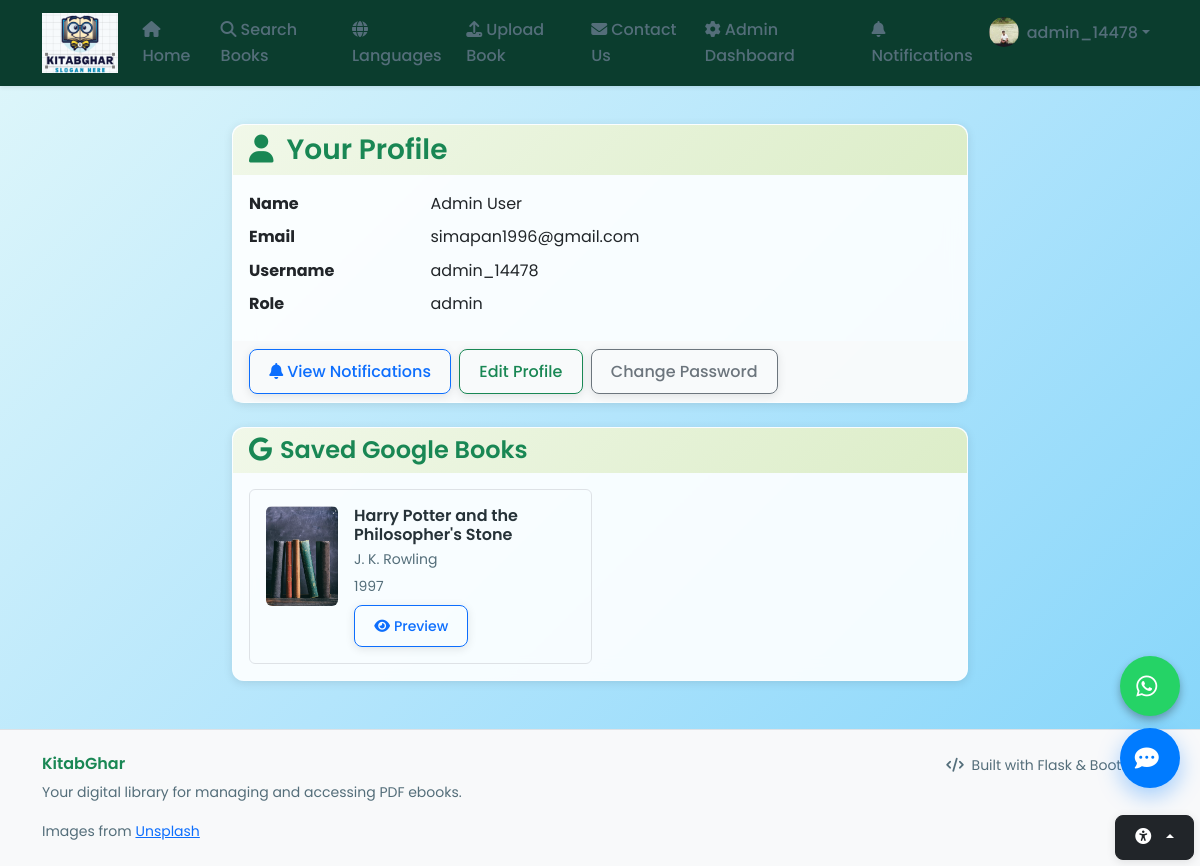
Before: /auth/profile (signed in) with the older database file.
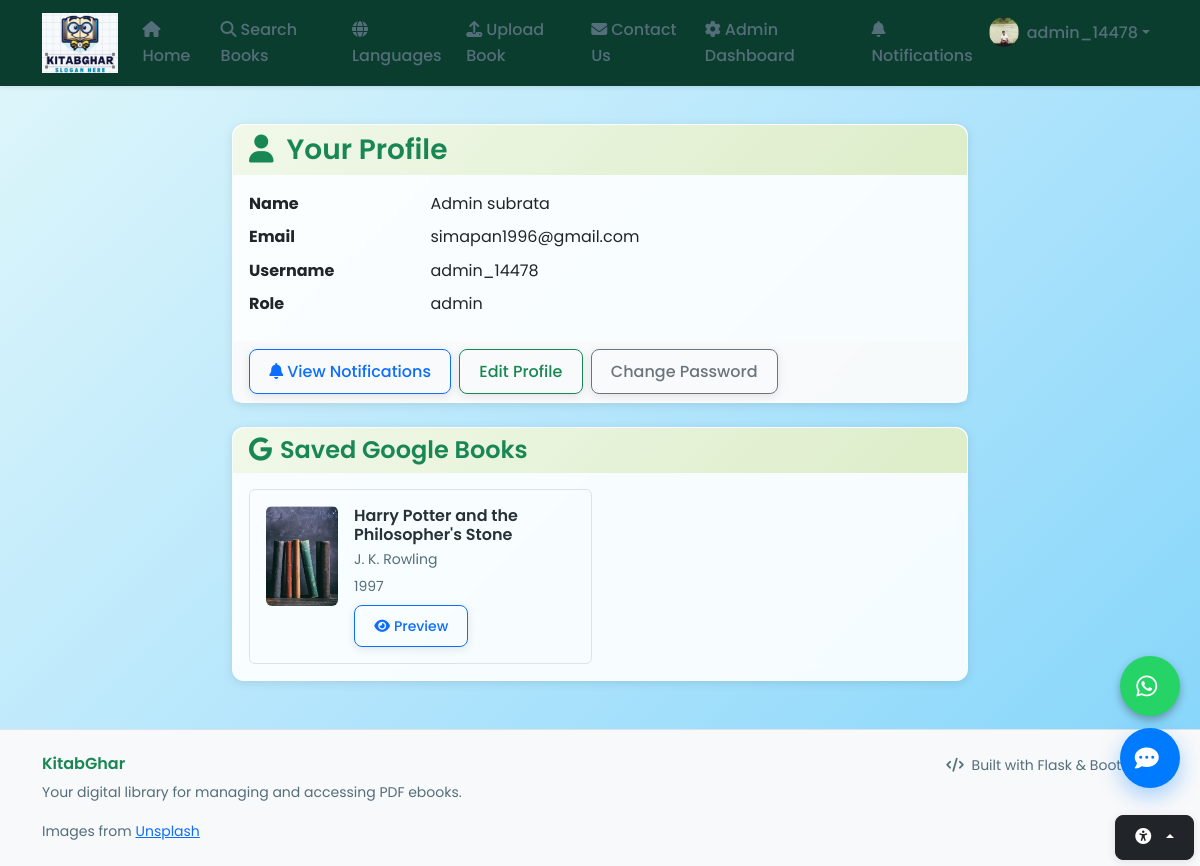
After: the same page with the newer database file.
### models.py (models this page shows, shortened)
class User(UserMixin, db.Model):
    id = db.Column(db.Integer, primary_key=True)
    username = db.Column(db.String(80), unique=True, nullable=False, index=True)
    email = db.Column(db.String(120), unique=True, nullable=False, index=True)
    password_hash = db.Column(db.String(256), nullable=False)
    role = db.Column(db.String(20), nullable=False, default='user')  # admin, user
    first_name = db.Column(db.String(50), nullable=True)
    last_name = db.Column(db.String(50), nullable=True)
    profile_image = db.Column(db.String(255), nullable=True)  # New field for profile image filename
    created_date = db.Column(db.DateTime, default=datetime.utcnow)
    last_login = db.Column(db.DateTime, nullable=True)
    is_active = db.Column(db.Boolean, default=True)
    uploaded_books = db.relationship('Ebook', backref='uploader', lazy=True, foreign_keys='Ebook.uploaded_by')
    def get_full_name(self):
        if self.first_name and self.last_name:
            return f"{self.first_name} {self.last_name}"
        return self.username

### auth.py (the view)
@auth.route('/profile')
@login_required
def profile():
    return render_template('auth/profile.html')

### app.py (called while the page is built)
@login_manager.user_loader
def load_user(user_id):
    from models import User
    return User.query.get(int(user_id))

### templates/auth/profile.html (shortened to what this page needs)
{% extends "base.html" %}
{% block content %}
<div class="row justify-content-center">
  <div class="col-lg-8">
    <div class="card">
      <div class="card-header">
        <h3 class="text-success mb-0"><i class="fas fa-user"></i> Your Profile</h3>
      </div>
      <div class="card-body">
        <dl class="row mb-0">
          <dt class="col-sm-3">Name</dt>
          <dd class="col-sm-9">{{ current_user.get_full_name() }}</dd>
          <dt class="col-sm-3">Email</dt>
          <dd class="col-sm-9">{{ current_user.email }}</dd>
          <dt class="col-sm-3">Username</dt>
          <dd class="col-sm-9">{{ current_user.username }}</dd>
          <dt class="col-sm-3">Role</dt>
          <dd class="col-sm-9">{{ current_user.role }}</dd>
        </dl>
      </div>
      <div class="card-footer d-flex gap-2">
        <a href="{{ url_for('notifications') }}" class="btn btn-outline-primary">
          <i class="fas fa-bell me-1"></i>View Notifications
          {% set unread_count = current_user.notifications|selectattr('is_read', 'equalto', False)|list|length %}
        </a>
        <a href="{{ url_for('auth.edit_profile') }}" class="btn btn-outline-success">Edit Profile</a>
        <a href="{{ url_for('auth.change_password') }}" class="btn btn-outline-secondary">Change Password</a>
      </div>
    </div>
    <div class="card mt-4">
      <div class="card-header">
        <h4 class="text-success mb-0"><i class="fab fa-google me-2"></i>Saved Google Books</h4>
      </div>
      <div class="card-body">
        {% if current_user.saved_books %}
        <div class="row g-3">
          {% for book in current_user.saved_books %}
          <div class="col-md-6">
            <div class="d-flex gap-3 border rounded p-3 h-100">
              <img src="{{ book.thumbnail_url or url_for('static', filename='images/recent_add.jpg') }}"
                   alt="{{ book.title }}"
                   class="rounded"
                   style="width: 72px; height: 100px; object-fit: cover;"
                   onerror="this.onerror=null;this.src='{{ url_for('static', filename='images/recent_add.jpg') }}';">
              <div class="flex-grow-1">
                <h6 class="mb-1">{{ book.title }}</h6>
                {% if book.author %}
                <p class="text-muted small mb-1">{{ book.author }}</p>
                {% endif %}
                {% if book.published_year %}
                <p class="text-muted small mb-2">{{ book.published_year }}</p>
                {% endif %}
                {% if book.preview_link %}
                <a href="{{ book.preview_link }}" class="btn btn-outline-primary btn-sm" target="_blank" rel="noopener noreferrer">
                  <i class="fas fa-eye me-1"></i>Preview
                </a>
                {% endif %}
              </div>
            </div>
          </div>
          {% endfor %}
        </div>
        {% else %}
        <p class="text-muted mb-0">No Google Books saved yet.</p>
        {% endif %}
      </div>
    </div>
  </div>
</div>
{% endblock %}

### templates/base.html (shortened to what the changed rows need)
<!DOCTYPE html>
<html lang="en" data-bs-theme="light">
<head>
    <link href="https://cdn.jsdelivr.net/npm/bootstrap@5.3.2/dist/css/bootstrap.min.css" rel="stylesheet">
    <link rel="stylesheet" href="https://cdnjs.cloudflare.com/ajax/libs/font-awesome/6.4.0/css/all.min.css">
    <link rel="stylesheet" href="{{ url_for('static', filename='css/custom.css') }}">
    <link rel="stylesheet" href="{{ url_for('static', filename='css/style.css') }}">
</head>
<body>
    <nav class="navbar navbar-expand-lg navbar-dark shadow-sm border-bottom sticky-top" role="navigation" aria-label="Main Navigation">
        <div class="container">
            <div class="collapse navbar-collapse justify-content-between" id="navbarNav">
                <ul class="navbar-nav ms-7">
                    {% if current_user.is_authenticated %}
                    <li class="nav-item">
                        <a class="nav-link" href="{{ url_for('notifications') }}">
                            <i class="fas fa-bell me-1"></i>Notifications
                            {% set unread_count = current_user.notifications|selectattr('is_read', 'equalto', False)|list|length %}
                        </a>
                    </li>
                    <li class="nav-item dropdown">
                        <a class="nav-link dropdown-toggle d-flex align-items-center" href="#" id="userDropdown" role="button" data-bs-toggle="dropdown" aria-expanded="false">
                            {% if current_user.profile_image %}
                            <img src="{{ url_for('static', filename='uploads/' + current_user.profile_image) }}" alt="Profile" class="rounded-circle me-2" style="width: 30px; height: 30px;" onerror="this.onerror=null;this.src='{{ url_for('static', filename='images/profile_placeholder.png') }}';">
                            {% endif %}
                            {{ current_user.username }}
                        </a>
                    </li>
                    {% endif %}
                </ul>
            </div>
        </div>
    </nav>
    <main class="container my-4">
        {% block content %}{% endblock %}
    </main>
</body>
</html>

Changed rows visible on the page:
changed User "admin_14478": get_full_name "Admin User" → "Admin subrata"
